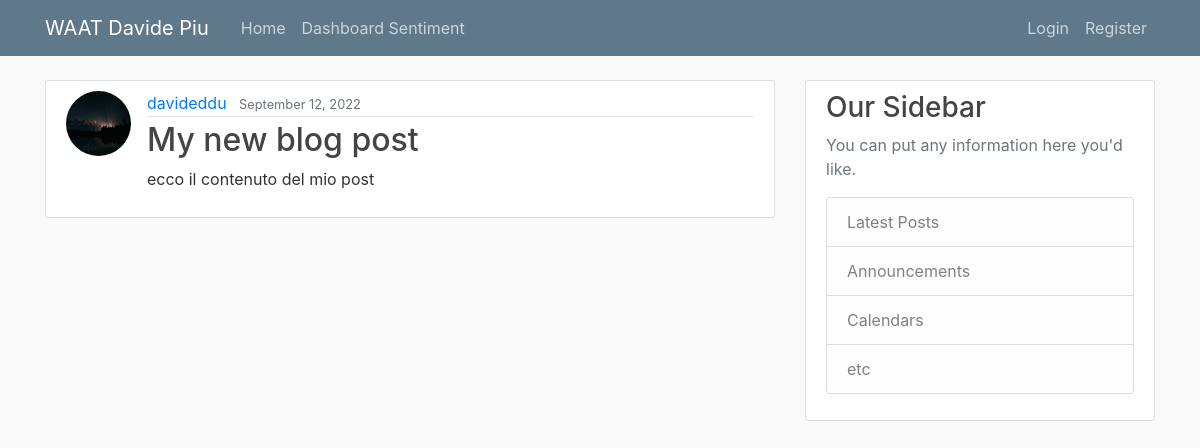
The app's page /post/31/ with its own data.
### blog/models.py (models this page shows, shortened)
class Post(models.Model):
    title = models.CharField(max_length=100)#campo titolo di tipo char con max lunghezza 100
    content = models.TextField()#contenuto del post
    date_posted = models.DateTimeField(default=timezone.now)#data del post, automaticamente impostato alla data di creazione
    author = models.ForeignKey(User, on_delete=models.CASCADE)#quando viene cancellato l'autore vengono cancellati anche tutti i post da lui scritti

### users/models.py (models this page shows, shortened)
class Profile(models.Model):
    user = models.OneToOneField(User, on_delete=models.CASCADE)
    image = models.ImageField(default='default.jpg', upload_to='profile_pics')

### blog/views.py (the view)
# urls.py: path('post/<int:pk>/', PostDetailView.as_view(), name='post-detail'),#mostra dettagli post, pk è la chiave del post (intero)
class PostDetailView(DetailView):
    model = Post

### blog/templates/blog/post_detail.html (shortened to what this page needs)
{% extends "blog/base.html" %}
{% block content %}
  <article class="media content-section">
    <img class="rounded-circle article-img" src="{{ object.author.profile.image.url }}">
    <div class="media-body">
      <div class="article-metadata">
        <a class="mr-2" href="{% url 'user-posts' object.author.username %}">{{ object.author }}</a>
        <small class="text-muted">{{ object.date_posted|date:"F d, Y" }}</small>
      </div>
      <h2 class="article-title">{{ object.title }}</h2>
      <p class="article-content">{{ object.content }}</p>
    </div>
  </article>
{% endblock content %}

### blog/static/blog/main.css (style rules this page uses)
body { background: #fafafa; color: #333333; margin-top: 5rem; }
h1, h2, h3, h4, h5, h6 { color: #444444; }
.content-section { background: #ffffff; padding: 10px 20px; border: 1px solid #dddddd; border-radius: 3px; margin-bottom: 20px; }
.article-title { color: #444444; }
.article-content { white-space: pre-line; }
.article-img { height: 65px; width: 65px; margin-right: 16px; }
.article-metadata { padding-bottom: 1px; margin-bottom: 4px; border-bottom: 1px solid #e3e3e3 }

### records on screen
Post: author.profile.image (placeholder picture), author "davideddu", date_posted "September 12, 2022", title "My new blog post", content "ecco il contenuto del mio post"
